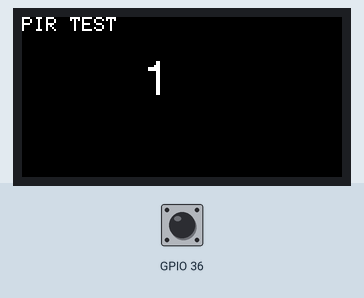
The program below on a simulated ESP32. On the bench: 160×80 colour display. The inputs (shaded band) are chosen by the test bench; at power-on: GPIO 36 HIGH. WiFi joins after 1.5 s; servers stay silent unless stated; what the program prints to the serial monitor is not drawn.

Above: at 1.3 s.
1.4 s: GPIO 36 pulled LOW for 0.15 s
At 1.47 s:
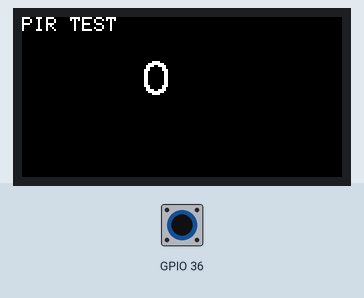
Timing chart, 0 to 4.4 s (numbered marks = the images above; inputs shaded):
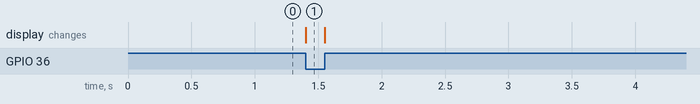

The program:

main.cpp
```cpp
#include <Arduino.h>
#include <M5StickC.h>
#include <WiFi.h>
#include <WiFiUdp.h>

// WiFi network name and password:
const char * networkName = "Name";
const char * networkPswd = "Password";

const char * udpBroadcastAddress = "https://remotemonitoringsystems.ca/broadcast.php";
const int udpPort = 3333;

//Are we currently connected?
boolean connected = false;

WiFiUDP udp;

void connectToWiFi(const char * ssid, const char * pwd);
void WiFiEvent(WiFiEvent_t event);

void setup() {
  //Connect to the WiFi network
  connectToWiFi(networkName, networkPswd);
  // put your setup code here, to run once:
  M5.begin();
  M5.Lcd.setRotation(3);
  M5.Lcd.fillScreen(BLACK);
  M5.Lcd.println("PIR TEST");

  pinMode(36,INPUT_PULLUP);
}

void loop() {
  // put your main code here, to run repeatedly:
  uint8_t pirValue = digitalRead(36);

  M5.Lcd.setCursor(60, 20, 4);
  M5.Lcd.println(pirValue);

  if(connected && pirValue == HIGH){
    udp.beginPacket(udpBroadcastAddress,udpPort);
    udp.printf("Warning!: %lu", millis()/100);
    udp.endPacket();

    delay(100);
  }
}

void connectToWiFi(const char * ssid, const char * pwd){
  Serial.println("Connecting to WiFi network: " + String(ssid));
  // delete old config
  WiFi.disconnect(true);
  //register event handler
  WiFi.onEvent(WiFiEvent);
  //Initiate connection
  WiFi.begin(ssid, pwd);
  Serial.println("Waiting for WIFI connection...");
}

//wifi event handler
void WiFiEvent(WiFiEvent_t event){
    switch(event) {
      case SYSTEM_EVENT_STA_GOT_IP:
          //When connected set
          Serial.print("WiFi connected! IP address: ");
          Serial.println(WiFi.localIP());
          //initializes the UDP state
          //This initializes the transfer buffer
          udp.begin(WiFi.localIP(),udpPort);
          connected = true;
          break;
      case SYSTEM_EVENT_STA_DISCONNECTED:
          Serial.println("WiFi lost connection");
          connected = false;
          break;
      default: break;
    }
}
```

Measured:
- after the input at 1.4 s, the display: changes at once (image 1)
